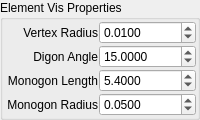
        <widget class="QGroupBox" name="groupBox_5">
         <property name="maximumSize">
          <size>
           <width>16777215</width>
           <height>16777215</height>
          </size>
         </property>
         <property name="title">
          <string>Element Vis Properties</string>
         </property>
         <layout class="QVBoxLayout" name="verticalLayout_16">
          <property name="spacing">
           <number>1</number>
          </property>
          <property name="leftMargin">
           <number>1</number>
          </property>
          <property name="topMargin">
           <number>1</number>
          </property>
          <property name="rightMargin">
           <number>1</number>
          </property>
          <property name="bottomMargin">
           <number>1</number>
          </property>
          <item>
           <layout class="QGridLayout" name="gridLayout_29">
            <property name="spacing">
             <number>1</number>
            </property>
            <item row="2" column="0">
             <widget class="QLabel" name="label_lensAngle">
              <property name="text">
               <string>Digon Angle</string>
              </property>
              <property name="alignment">
               <set>Qt::AlignRight|Qt::AlignTrailing|Qt::AlignVCenter</set>
              </property>
             </widget>
            </item>
            <item row="0" column="1">
             <widget class="QDoubleSpinBox" name="doubleSpinBox_VertexSize">
              <property name="sizePolicy">
               <sizepolicy hsizetype="Preferred" vsizetype="Preferred">
                <horstretch>0</horstretch>
                <verstretch>0</verstretch>
               </sizepolicy>
              </property>
              <property name="focusPolicy">
               <enum>Qt::ClickFocus</enum>
              </property>
              <property name="decimals">
               <number>4</number>
              </property>
              <property name="maximum">
               <double>99999999.000000000000000</double>
              </property>
              <property name="singleStep">
               <double>0.010000000000000</double>
              </property>
              <property name="value">
               <double>0.010000000000000</double>
              </property>
             </widget>
            </item>
            <item row="4" column="1">
             <widget class="QDoubleSpinBox" name="doubleSpinBox_MonogonSize">
              <property name="sizePolicy">
               <sizepolicy hsizetype="Preferred" vsizetype="Preferred">
                <horstretch>0</horstretch>
                <verstretch>0</verstretch>
               </sizepolicy>
              </property>
              <property name="focusPolicy">
               <enum>Qt::ClickFocus</enum>
              </property>
              <property name="decimals">
               <number>4</number>
              </property>
              <property name="minimum">
               <double>0.000000000000000</double>
              </property>
              <property name="maximum">
               <double>99999999.000000000000000</double>
              </property>
              <property name="singleStep">
               <double>0.010000000000000</double>
              </property>
              <property name="value">
               <double>0.050000000000000</double>
              </property>
             </widget>
            </item>
            <item row="3" column="1">
             <widget class="QDoubleSpinBox" name="doubleSpinBox_MonogonAspectRatio">
              <property name="sizePolicy">
               <sizepolicy hsizetype="Preferred" vsizetype="Preferred">
                <horstretch>0</horstretch>
                <verstretch>0</verstretch>
               </sizepolicy>
              </property>
              <property name="focusPolicy">
               <enum>Qt::ClickFocus</enum>
              </property>
              <property name="decimals">
               <number>4</number>
              </property>
              <property name="minimum">
               <double>0.000000000000000</double>
              </property>
              <property name="maximum">
               <double>99999999.000000000000000</double>
              </property>
              <property name="singleStep">
               <double>0.010000000000000</double>
              </property>
              <property name="value">
               <double>5.400000000000000</double>
              </property>
             </widget>
            </item>
            <item row="2" column="1">
             <widget class="QDoubleSpinBox" name="doubleSpinBox_LensAngle">
              <property name="sizePolicy">
               <sizepolicy hsizetype="Preferred" vsizetype="Preferred">
                <horstretch>0</horstretch>
                <verstretch>0</verstretch>
               </sizepolicy>
              </property>
              <property name="focusPolicy">
               <enum>Qt::ClickFocus</enum>
              </property>
              <property name="decimals">
               <number>4</number>
              </property>
              <property name="minimum">
               <double>0.010000000000000</double>
              </property>
              <property name="maximum">
               <double>179.990000000000009</double>
              </property>
              <property name="value">
               <double>15.000000000000000</double>
              </property>
             </widget>
            </item>
            <item row="0" column="0">
             <widget class="QLabel" name="label_4">
              <property name="text">
               <string>Vertex Radius</string>
              </property>
              <property name="alignment">
               <set>Qt::AlignRight|Qt::AlignTrailing|Qt::AlignVCenter</set>
              </property>
             </widget>
            </item>
            <item row="4" column="0">
             <widget class="QLabel" name="label_25">
              <property name="text">
               <string>Monogon Radius</string>
              </property>
              <property name="alignment">
               <set>Qt::AlignRight|Qt::AlignTrailing|Qt::AlignVCenter</set>
              </property>
             </widget>
            </item>
            <item row="3" column="0">
             <widget class="QLabel" name="label_24">
              <property name="text">
               <string>Monogon Length</string>
              </property>
              <property name="alignment">
               <set>Qt::AlignRight|Qt::AlignTrailing|Qt::AlignVCenter</set>
              </property>
             </widget>
            </item>
           </layout>
          </item>
         </layout>
        </widget>
